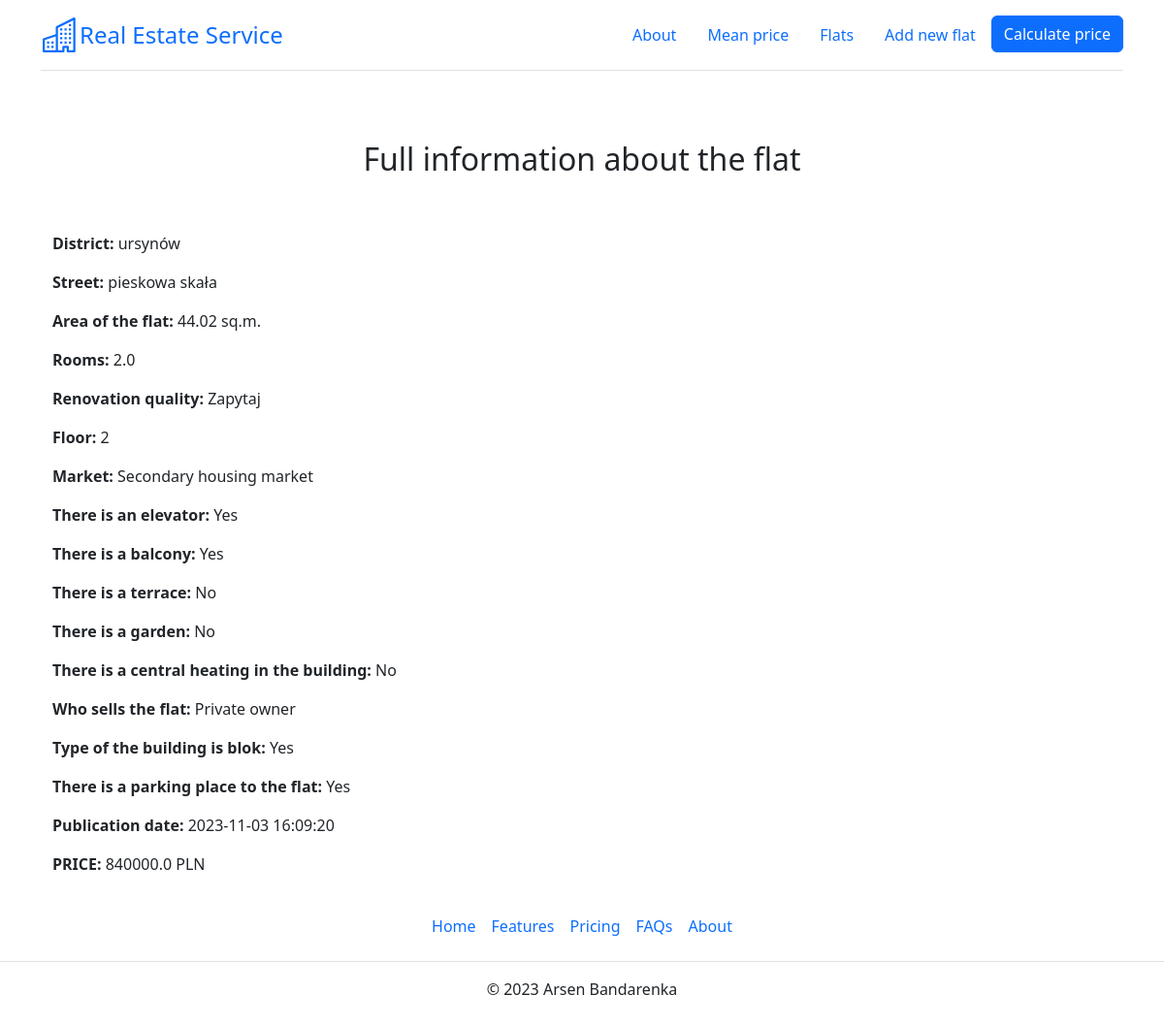
Before: /flats/1 with the older database file.
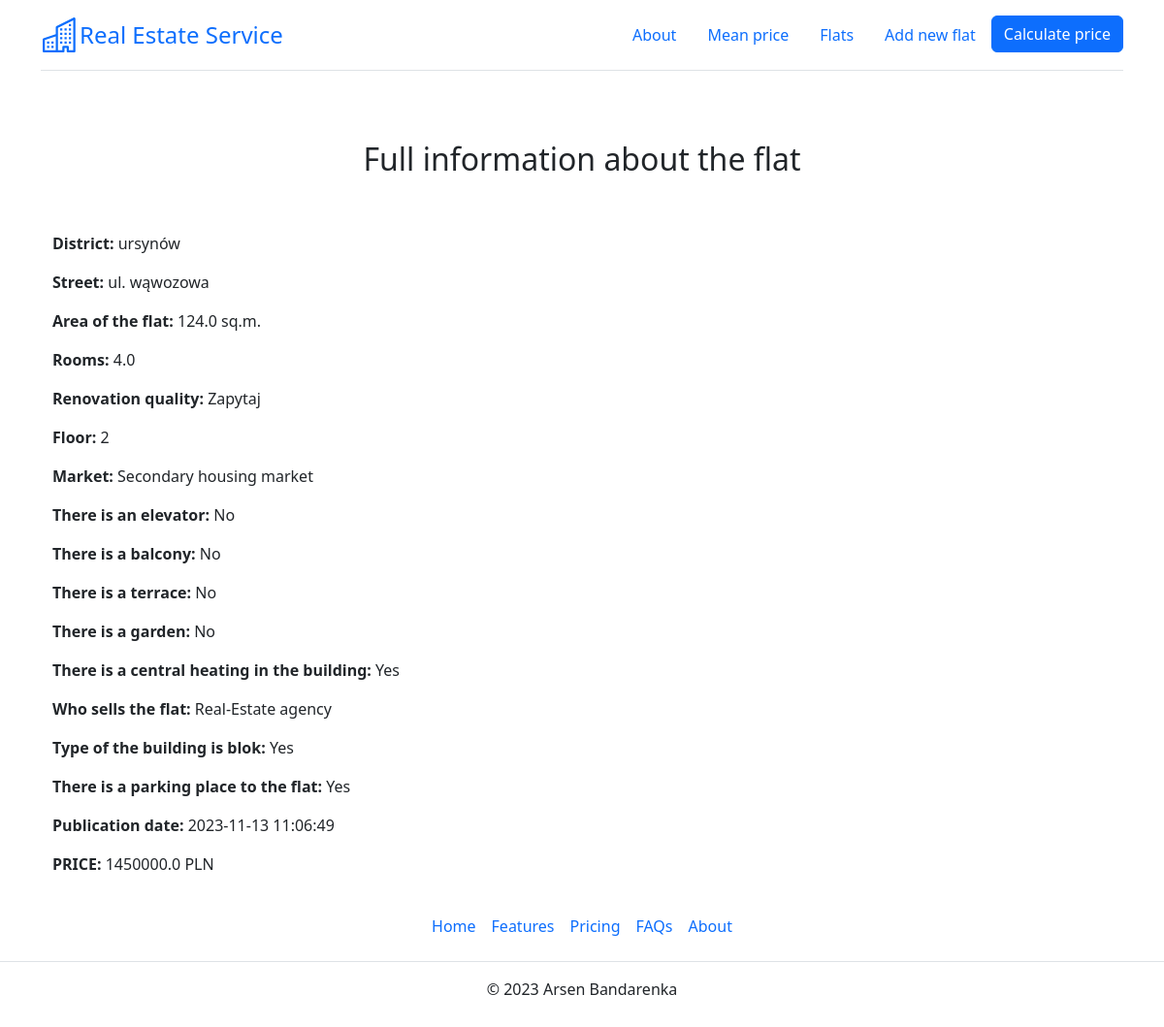
After: the same page with the newer database file.
### app.py (models this page shows)
class Flat(db.Model):
    __tablename__ = "flats_load"
    __table_args__ = {'extend_existing': True}
    id = db.Column(db.Integer, primary_key=True, unique=True)
    district = db.Column(db.Text)
    street = db.Column(db.Text)
    price = db.Column(db.Float)
    area = db.Column(db.Float)
    rooms = db.Column(db.Integer)
    renovation = db.Column(db.Integer)
    floor = db.Column(db.Integer)
    market = db.Column(db.Integer)
    elevator = db.Column(db.Integer)
    balcony = db.Column(db.Integer)
    terrace = db.Column(db.Integer)
    garden = db.Column(db.Integer)
    central_heating = db.Column(db.Integer)
    seller = db.Column(db.Integer)
    blok = db.Column(db.Integer)
    parking = db.Column(db.Integer)
    publication_date = db.Column(db.DateTime, default=datetime.datetime.now())

### app.py (the view)
@app.route('/flats/<flat_id>')
def flat_detail(flat_id):
    flat = db.session.execute(db.select(Flat).where(Flat.id == flat_id)).one()[0]
    return render_template('flat_info.html', flat=flat, renovation_dict=renovation_dict, floor_dict=floor_dict,
                           market_dict=market_dict, binary_dict=binary_dict, seller_dict=seller_dict)

### templates/flat_info.html (shortened to what this page needs)
{% extends 'base.html' %}
{% block text_center %}<h2>Full information about the flat</h2>{% endblock %}
{% block body %}
<div class="container">
    <p><strong>District:</strong> {{flat.district}}</p>
    <p><strong>Street:</strong> {{flat.street}}</p>
    <p><strong>Area of the flat:</strong> {{flat.area}} sq.m.</p>
    <p><strong>Rooms:</strong> {{flat.rooms}}</p>
    <p><strong>Renovation quality:</strong> {{renovation_dict[flat.renovation]}}</p>
    <p><strong>Floor:</strong> {{flat.floor}}</p>
    <p><strong>Market:</strong> {{market_dict[flat.market]}}</p>
    <p><strong>There is an elevator:</strong> {{binary_dict[flat.elevator]}}</p>
    <p><strong>There is a balcony:</strong> {{binary_dict[flat.balcony]}}</p>
    <p><strong>There is a terrace:</strong> {{binary_dict[flat.terrace]}}</p>
    <p><strong>There is a garden:</strong> {{binary_dict[flat.garden]}}</p>
    <p><strong>There is a central heating in the building:</strong> {{binary_dict[flat.central_heating]}}</p>
    <p><strong>Who sells the flat:</strong> {{seller_dict[flat.seller]}}</p>
    <p><strong>Type of the building is blok:</strong> {{binary_dict[flat.blok]}}</p>
    <p><strong>There is a parking place to the flat:</strong> {{binary_dict[flat.parking]}}</p>
    <p><strong>Publication date:</strong> {{flat.publication_date}}</p>
    <p><strong>PRICE:</strong> {{ flat.price }} PLN</p>
</div>
{% endblock %}

### templates/base.html (shortened to what this page needs)
<!DOCTYPE html>
<html lang="en">
<head>
    <link rel="stylesheet" href="https://cdn.jsdelivr.net/npm/bootstrap@5.2.3/dist/css/bootstrap.min.css">
</head>
<body class="d-flex flex-column min-vh-100">
<div class="container">
    <header class="d-flex flex-wrap justify-content-center py-3 mb-4 border-bottom">
        <a href="/" class="d-flex align-items-center link-body-emphasis text-decoration-none">
            <span class="fs-4">Real Estate Service</span>
        </a>
        <nav class="d-inline-flex mt-2 mt-md-0 ms-md-auto">
            <ul class="nav nav-pills">
                <li class="nav-item">
                    <a href="/about" class="nav-link" aria-current="page">About</a>
                </li>
                <li class="nav-item">
                    <a href="/graph" class="nav-link" aria-current="page">Mean price</a>
                </li>
                <li class="nav-item">
                    <a href="/flats" class="nav-link">Flats</a>
                </li>
                <li class="nav-item">
                    <a href="/add_flat" class="nav-link">Add new flat</a>
                </li>
                <li class="nav-item">
                    <a href="/predict_price" class="btn btn-primary">Calculate price</a>
                </li>
            </ul>
        </nav>
    </header>
</div>
<div class="py-5 text-center">
    {% block text_center %}{% endblock %}
  </div>
<div class="container">
  {% block body %}{% endblock %}
</div>
<footer class="py-3 my-4 mt-auto">
    <ul class="nav justify-content-center border-bottom pb-3 mb-3">
      <li class="nav-item"><a href="/" class="nav-link px-2 text-body-secondary">Home</a></li>
      <li class="nav-item"><a href="#" class="nav-link px-2 text-body-secondary">Features</a></li>
      <li class="nav-item"><a href="#" class="nav-link px-2 text-body-secondary">Pricing</a></li>
      <li class="nav-item"><a href="#" class="nav-link px-2 text-body-secondary">FAQs</a></li>
      <li class="nav-item"><a href="/about" class="nav-link px-2 text-body-secondary">About</a></li>
    </ul>
    <p class="text-center text-body-secondary">© 2023 Arsen Bandarenka</p>
</footer>
</body>
</html>

Changed rows visible on the page:
changed Flat "ursynów": street "pieskowa skała" → "ul. wąwozowa"
Other visible differences:
{{ flat.area }}: "44.02" → "124.0"
{{ flat.rooms }}: "2.0" → "4.0"
{{ binary_dict[flat.elevator] }}: "Yes" → "No"
{{ binary_dict[flat.balcony] }}: "Yes" → "No"
{{ binary_dict[flat.central_heating] }}: "No" → "Yes"
{{ seller_dict[flat.seller] }}: "Private owner" → "Real-Estate agency"
{{ flat.publication_date }}: "2023-11-03 16:09:20" → "2023-11-13 11:06:49"
{{ flat.price }}: "840000.0" → "1450000.0"
